Frame 1 (no input): blank canvas, image omitted
Frame 60 (the mouse pressed at the canvas centre just before this capture): blank canvas, image omitted
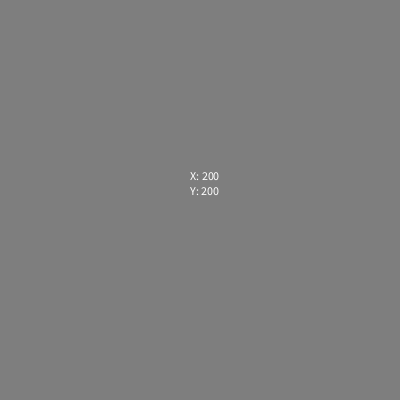
Frame 120 (the mouse held since frame 60 and released just before this capture)

The Processing sketch whose frames 1 and 60 were blank and that drew this single picture after the mouse press (run headless with seeded random() and noise(); from frame 60 on, the mouse is pressed at the canvas centre):

// Processing sketch: mouseXY
// ── mouseXY.pde
void setup(){
  size(400,400);
}

void draw(){
  
  background(126);
  
  //println("X: "+mouseX);
  //println("Y: "+mouseY);
  
  text("X: "+mouseX,mouseX-10,mouseY-20);
  text("Y: "+mouseY,mouseX-10,mouseY-5);
  
}
